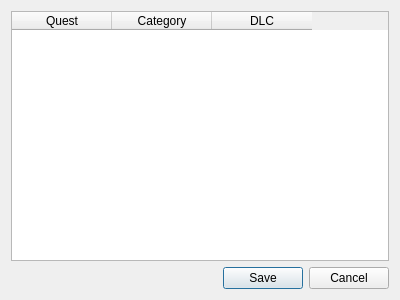
<?xml version="1.0" encoding="UTF-8"?>
<ui version="4.0">
 <class>Dialog</class>
 <widget class="QDialog" name="Dialog">
  <property name="geometry">
   <rect>
    <x>0</x>
    <y>0</y>
    <width>400</width>
    <height>300</height>
   </rect>
  </property>
  <property name="windowTitle">
   <string>Dialog</string>
  </property>
  <layout class="QVBoxLayout" name="verticalLayout">
   <item>
    <widget class="QTableWidget" name="AddQuestsTableWidget">
     <property name="sizeAdjustPolicy">
      <enum>QAbstractScrollArea::SizeAdjustPolicy::AdjustToContentsOnFirstShow</enum>
     </property>
     <property name="columnCount">
      <number>3</number>
     </property>
     <attribute name="horizontalHeaderVisible">
      <bool>true</bool>
     </attribute>
     <attribute name="horizontalHeaderCascadingSectionResizes">
      <bool>false</bool>
     </attribute>
     <column>
      <property name="text">
       <string>Quest</string>
      </property>
     </column>
     <column>
      <property name="text">
       <string>Category</string>
      </property>
     </column>
     <column>
      <property name="text">
       <string>DLC</string>
      </property>
     </column>
    </widget>
   </item>
   <item>
    <widget class="QDialogButtonBox" name="buttonBox">
     <property name="orientation">
      <enum>Qt::Orientation::Horizontal</enum>
     </property>
     <property name="standardButtons">
      <set>QDialogButtonBox::StandardButton::Cancel|QDialogButtonBox::StandardButton::Save</set>
     </property>
    </widget>
   </item>
  </layout>
 </widget>
 <resources/>
 <connections>
  <connection>
   <sender>buttonBox</sender>
   <signal>accepted()</signal>
   <receiver>Dialog</receiver>
   <slot>accept()</slot>
   <hints>
    <hint type="sourcelabel">
     <x>248</x>
     <y>254</y>
    </hint>
    <hint type="destinationlabel">
     <x>157</x>
     <y>274</y>
    </hint>
   </hints>
  </connection>
  <connection>
   <sender>buttonBox</sender>
   <signal>rejected()</signal>
   <receiver>Dialog</receiver>
   <slot>reject()</slot>
   <hints>
    <hint type="sourcelabel">
     <x>316</x>
     <y>260</y>
    </hint>
    <hint type="destinationlabel">
     <x>286</x>
     <y>274</y>
    </hint>
   </hints>
  </connection>
 </connections>
</ui>
